Frame 1 (no input): blank canvas, image omitted
Frame 60 (the mouse pressed at the canvas centre just before this capture): blank canvas, image omitted
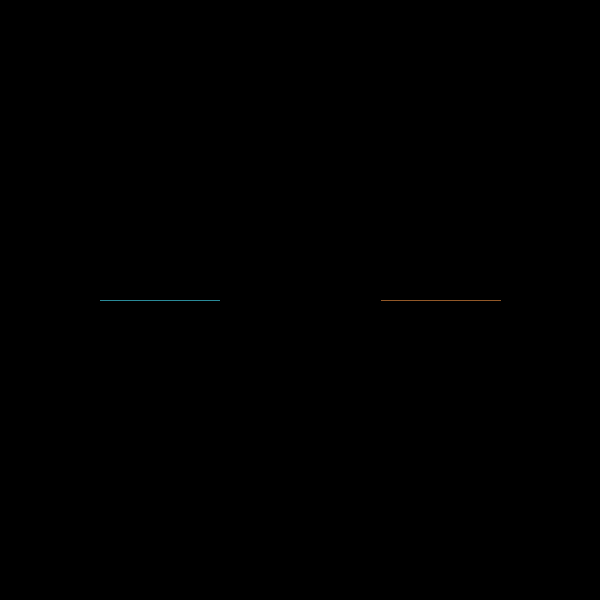
Frame 120 (the mouse held since frame 60 and released just before this capture)

The Processing sketch whose frames 1 and 60 were blank and that drew this single picture after the mouse press (run headless with seeded random() and noise(); from frame 60 on, the mouse is pressed at the canvas centre):

// Processing sketch: processing_77804
// ── processing_77804.pde

int x = 100;
int y = 300;
int dir=RIGHT;
boolean gameover=false;
boolean compgameover=false;
int compx = 500;
int compy = 300;
int compdir=LEFT;


void setup()
{
  size(600, 600);
  background(0);
}
void draw()
{
  frameRate(999);
  if (gameover == true)
  {
    fill(255, 0, 0);
    textSize(50);
    text("GAME OVER", 100, 250);
  }
  else if (compgameover == true)
  {
    fill(random(255), random(255), random(255));
    textSize(50);
    text("YOU WIN", 140, 250);
  }
  else 
  {
    shenbot();
    human();
  }
}

void keyPressed()
{
  if (key == 'a')
  {
    dir = LEFT;
  }
  else if (key == 'd')
  {
    dir = RIGHT;
  }
  else if (key == 'w')
  {
    dir = UP;
  }
  else if (key == 's')
  {
    dir = DOWN;
  }
}

void human()
{

  if (get(x, y)!=color(0))
  {
    gameover=true;
  }

  stroke(59, 194, 216); //Player Color
  point(x, y);

  if (dir==RIGHT)
  {
    x++;
  }
  else if (dir==LEFT)
  {
    x--;
  }
  else if (dir==UP)
  {
    y--;
  }
  else if (dir==DOWN)
  {
    y++;
  }
}

void shenbot()
{
 if (get(compx, compy) != color(0))
  {

    textSize(50);
    text("Bot Lose", 150, 300);
    gameover= true;
  }
 
  stroke(206, 124, 56);
  point(compx, compy);

   
  if (compdir==RIGHT)
  {
    compx++;
    if (get(compx+1, compy)!=color(0))
    {
      compdir = UP;
    }
  }
  else if (compdir==LEFT)
  {
    compx--;
    if (get(compx-1, compy)!=color(0))
    {
      compdir = DOWN;
    }
  }
  else if (compdir==UP)
  {
    compy--;
    if (get(compx, compy-1)!=color(0))
    {
      compdir = LEFT;
    }
  }
  else if (compdir==DOWN)
  {
    compy++;
    if (get(compx, compy+1)!=color(0))
    {
      compdir = RIGHT;
    }
  }
}
